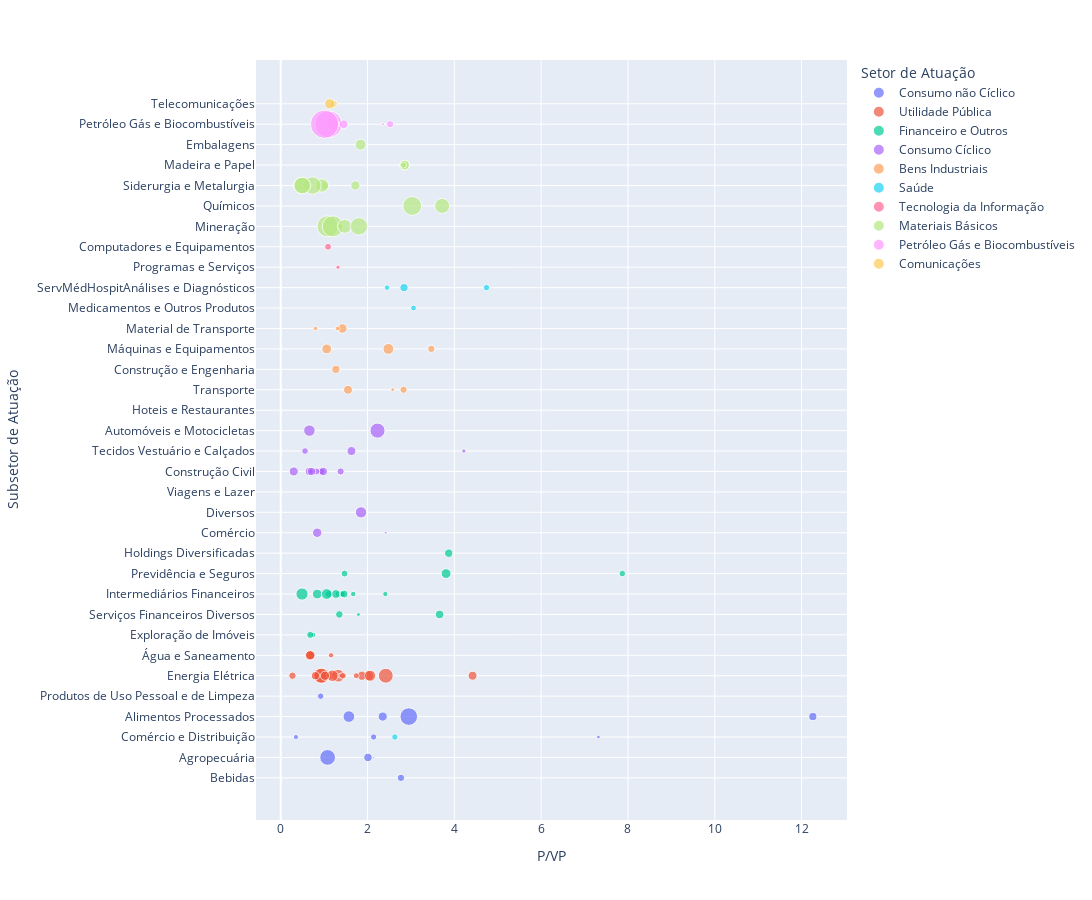

Notebook source saved alongside this figure:
### Code cell
#Indicadores fundamentalista p/ cada ativo categorizado por subsetor
filt = stocks[(stocks['VOLUME (dia)'] >=0.5e6) & (stocks['P/L']>-5) & 
                (stocks['P/L']<20) & (stocks['LPA']>0) & (stocks['P/VP']< 15)]

fig = px.scatter(filt, x="P/VP", y="Subsetor de Atuação", color="Setor de Atuação",
                 size='D.Y', hover_data=['Ativo', 'LPA', 'ROE', 'P/L', 'ROIC'], width=1300, height=900)
fig.show()

### Figure 1 — Plotly figure (JSON) as saved in the notebook; plotly's stock layout.template omitted (floating-point values rounded to 4 significant figures; data arrays with more than 128 entries replaced by an {"elided": "..."} marker saying what was removed)
{"data": [{"customdata": [["ABEV3", 0.86, 15.7, 17.67, 18.74], ["AGRO3", 7.88, 32.67, 3.3, 14.65], ["ASAI3", 1.19, 48.26, 15.16, 18.25], ["BEEF3", 1.25, 109.1, 11.24, 15.45], ["BRFS3", 1.38, 12.25, 11.27, 2.98], ["CRFB3", 1.26, 13.27, 16.09, 10.44], ["ESPA3", 0.46, 15.7, 5.83, 11.27], ["GMAT3", 0.36, 12.12, 14.77, 10.76], ["JBSS3", 10.44, 53.61, 2.92, 22.55], ["MRFG3", 9.68, 199.2, 1.48, 38.4], ["PCAR3", 7.09, 13.41, 2.62, 3.26], ["SLCE3", 7.15, 31.39, 6.39, 23.58], ["SMTO3", 4.27, 28.1, 8.38, 14.79], ["SOJA3", 1.06, 19.15, 11.18, 15.69], ["TTEN3", 0.88, 18.93, 11.38, 8.4]], "hovertemplate": "Setor de Atuação=Consumo não Cíclico<br>P/VP=%{x}<br>Subsetor de Atuação=%{y}<br>D.Y=%{marker.size}<br>Ativo=%{customdata[0]}<br>LPA=%{customdata[1]}<br>ROE=%{customdata[2]}<br>P/L=%{customdata[3]}<br>ROIC=%{customdata[4]}<extra></extra>", "legendgroup": "Consumo não Cíclico", "marker": {"color": "#636efa", "size": [3.97, 17.84, 0.96, 4.9, 0, 2.87, 3.02, 0, 9.83, 22.52, 1.91, 5.31, 6.13, 0.34, 0.15], "sizemode": "area", "sizeref": 0.1443, "symbol": "circle"}, "mode": "markers", "name": "Consumo não Cíclico", "orientation": "h", "showlegend": true, "type": "scatter", "x": [2.77, 1.08, 7.32, 12.26, 1.38, 2.14, 0.92, 1.79, 1.57, 2.95, 0.35, 2.01, 2.35, 2.14, 2.15], "xaxis": "x", "y": ["Bebidas", "Agropecuária", "Comércio e Distribuição", "Alimentos Processados", "Alimentos Processados", "Comércio e Distribuição", "Produtos de Uso Pessoal e de Limpeza", "Comércio e Distribuição", "Alimentos Processados", "Alimentos Processados", "Comércio e Distribuição", "Agropecuária", "Alimentos Processados", "Agropecuária", "Agropecuária"], "yaxis": "y"}, {"customdata": [["AESB3", 0.96, 14.43, 10.2, 1.42], ["ALUP11", 3.65, 14.7, 7.83, 13.68], ["CMIG3", 2.17, 23.15, 8.71, 17.89], ["CMIG4", 2.17, 23.15, 5.72, 17.89], ["CPFE3", 4.38, 31.08, 7.78, 17.15], ["CPLE11", 6.11, 16.24, 5.68, 12.11], ["CPLE6", 1.22, 16.24, 5.79, 12.11], ["CSMG3", 1.13, 6.1, 11.48, 6.3], ["EGIE3", 2.15, 22.15, 19.94, 17.69], ["ELET3", 2.93, 8.57, 16, 6.43], ["ELET6", 2.93, 8.57, 16.71, 6.43], ["ENBR3", 3.83, 19.77, 6.02, 14.22], ["ENGI11", 6.9, 28.09, 6.65, 13.33], ["EQTL3", 2.87, 20.51, 8.49, 10.95], ["LIGT3", 0.9, 3.87, 7.08, 2.98], ["NEOE3", 3.46, 16.5, 4.84, 11.59], ["SAPR11", 3.72, 13.83, 4.83, 10.83], ["SAPR4", 0.74, 13.83, 4.93, 10.83], ["SBSP3", 4.07, 10.75, 10.75, 6.93], ["TAEE11", 6.05, 29.13, 7.09, 19.17], ["TRPL4", 4.29, 18.13, 5.6, 15.71]], "hovertemplate": "Setor de Atuação=Utilidade Pública<br>P/VP=%{x}<br>Subsetor de Atuação=%{y}<br>D.Y=%{marker.size}<br>Ativo=%{customdata[0]}<br>LPA=%{customdata[1]}<br>ROE=%{customdata[2]}<br>P/L=%{customdata[3]}<br>ROIC=%{customdata[4]}<extra></extra>", "legendgroup": "Utilidade Pública", "marker": {"color": "#EF553B", "size": [1.1, 4.3, 7.75, 11.8, 15.96, 16.54, 16.52, 5.09, 5.82, 1.57, 3.14, 9.53, 6.21, 2.63, 4, 4.77, 6.47, 6.45, 2.15, 8.96, 6.17], "sizemode": "area", "sizeref": 0.1443, "symbol": "circle"}, "mode": "markers", "name": "Utilidade Pública", "orientation": "h", "showlegend": true, "type": "scatter", "x": [1.47, 1.15, 2.02, 1.32, 2.42, 0.92, 0.94, 0.7, 4.42, 1.37, 1.43, 1.19, 1.87, 1.74, 0.27, 0.8, 0.67, 0.68, 1.16, 2.06, 1.02], "xaxis": "x", "y": ["Energia Elétrica", "Energia Elétrica", "Energia Elétrica", "Energia Elétrica", "Energia Elétrica", "Energia Elétrica", "Energia Elétrica", "Água e Saneamento", "Energia Elétrica", "Energia Elétrica", "Energia Elétrica", "Energia Elétrica", "Energia Elétrica", "Energia Elétrica", "Energia Elétrica", "Energia Elétrica", "Água e Saneamento", "Água e Saneamento", "Água e Saneamento", "Energia Elétrica", "Energia Elétrica"], "yaxis": "y"}, {"customdata": [["ALSO3", 0.96, 3.81, 19.79, 6.43], ["B3SA3", 0.75, 20.92, 17.51, 11.6], ["BBAS3", 8.22, 15.5, 5.39, 0], ["BBDC3", 2.28, 15.53, 7.07, 0], ["BBDC4", 2.28, 15.53, 8.55, 0], ["BBSE3", 2.39, 61.62, 12.76, 0], ["BOAS3", 0.51, 12.48, 14.37, 0.25], ["BPAC11", 1.67, 15.47, 15.6, 0], ["BPAN4", 0.56, 10.23, 13.56, 0], ["BRML3", 0.57, 4.35, 15.43, 5.48], ["BRSR6", 2.19, 9.92, 4.94, 0], ["CIEL3", 0.45, 11.45, 11.81, 8.48], ["IRBR3", 0.52, 17.68, 4.41, 0], ["ITSA4", 1.55, 20.92, 6.07, 18.51], ["ITUB3", 2.73, 17.03, 8.33, 0], ["ITUB4", 2.73, 17.03, 9.78, 0], ["LOGG3", 4.05, 11.69, 5.83, 8.76], ["MODL11", 0.45, 8.09, 17.99, 0], ["PSSA3", 1.39, 9.56, 15.42, 4.32], ["SANB11", 3.98, 13.85, 7.67, 0], ["SIMH3", 0.9, 28.66, 13.49, 8.93], ["WIZS3", 0.79, 35.96, 10.59, 20.83]], "hovertemplate": "Setor de Atuação=Financeiro e Outros<br>P/VP=%{x}<br>Subsetor de Atuação=%{y}<br>D.Y=%{marker.size}<br>Ativo=%{customdata[0]}<br>LPA=%{customdata[1]}<br>ROE=%{customdata[2]}<br>P/L=%{customdata[3]}<br>ROIC=%{customdata[4]}<extra></extra>", "legendgroup": "Financeiro e Outros", "marker": {"color": "#00cc96", "size": [2.02, 5.39, 6.91, 3.74, 3.4, 3.04, 1.09, 2.03, 3.21, 0.61, 10.86, 4.23, 0, 5.62, 2.59, 2.2, 3.67, 4.62, 3.38, 8.47, 5.11, 7.05], "sizemode": "area", "sizeref": 0.1443, "symbol": "circle"}, "mode": "markers", "name": "Financeiro e Outros", "orientation": "h", "showlegend": true, "type": "scatter", "x": [0.75, 3.66, 0.84, 1.1, 1.33, 7.87, 1.79, 2.41, 1.39, 0.67, 0.49, 1.35, 0.78, 1.27, 1.42, 1.67, 0.68, 1.46, 1.47, 1.06, 3.87, 3.81], "xaxis": "x", "y": ["Exploração de Imóveis", "Serviços Financeiros Diversos", "Intermediários Financeiros", "Intermediários Financeiros", "Intermediários Financeiros", "Previdência e Seguros", "Serviços Financeiros Diversos", "Intermediários Financeiros", "Intermediários Financeiros", "Exploração de Imóveis", "Intermediários Financeiros", "Serviços Financeiros Diversos", "Previdência e Seguros", "Intermediários Financeiros", "Intermediários Financeiros", "Intermediários Financeiros", "Exploração de Imóveis", "Intermediários Financeiros", "Previdência e Seguros", "Intermediários Financeiros", "Holdings Diversificadas", "Previdência e Seguros"], "yaxis": "y"}, {"customdata": {"elided": "28x5 mixed values"}, "hovertemplate": "Setor de Atuação=Consumo Cíclico<br>P/VP=%{x}<br>Subsetor de Atuação=%{y}<br>D.Y=%{marker.size}<br>Ativo=%{customdata[0]}<br>LPA=%{customdata[1]}<br>ROE=%{customdata[2]}<br>P/L=%{customdata[3]}<br>ROIC=%{customdata[4]}<extra></extra>", "legendgroup": "Consumo Cíclico", "marker": {"color": "#ab63fa", "size": [0, 0, 0, 0, 0, 3.86, 3.74, 1.21, 3.03, 0, 5.79, 6.44, 5.94, 5.19, 16.35, 0, 0, 9.26, 3.46, 4.63, 9.47, 0.52, 0, 3.23, 0, 4.66, 1.32, 0], "sizemode": "area", "sizeref": 0.1443, "symbol": "circle"}, "mode": "markers", "name": "Consumo Cíclico", "orientation": "h", "showlegend": true, "type": "scatter", "x": [0.85, 0.77, 0.36, 0.4, 4.03, 0.92, 1.38, 0.7, 0.95, 0.25, 1.63, 0.84, 0.3, 0.98, 2.23, 0.18, 0.57, 1.85, 0.82, 0.66, 0.66, 2.42, 2.06, 0.56, 0.53, 0.71, 4.22, 0.75], "xaxis": "x", "y": ["Comércio", "Diversos", "Comércio", "Diversos", "Viagens e Lazer", "Construção Civil", "Construção Civil", "Construção Civil", "Construção Civil", "Construção Civil", "Tecidos Vestuário e Calçados", "Comércio", "Construção Civil", "Construção Civil", "Automóveis e Motocicletas", "Comércio", "Hoteis e Restaurantes", "Diversos", "Construção Civil", "Construção Civil", "Automóveis e Motocicletas", "Comércio", "Viagens e Lazer", "Tecidos Vestuário e Calçados", "Construção Civil", "Construção Civil", "Tecidos Vestuário e Calçados", "Comércio"], "yaxis": "y"}, {"customdata": [["AZUL4", 1.9, 13.26, 8.74, 13.62], ["CCRO3", 1.88, 33.06, 7.81, 16.35], ["ETER3", 3.79, 37.27, 3.4, 34.78], ["GOLL4", 1.74, 27.67, 6.28, 30.92], ["HBSA3", 0.26, 14.94, 10.3, 2.16], ["KEPL3", 3.11, 50.4, 6.89, 39.32], ["POMO4", 0.33, 10.33, 7.79, 1.55], ["RAPT4", 2.05, 25.76, 5.51, 13.11], ["ROMI3", 2.78, 20.97, 5.06, 12.61], ["STBP3", 0.44, 16.01, 17.71, 13.08], ["TASA4", 5.52, 72.2, 3.43, 48.02], ["TGMA3", 1.71, 15.95, 9.71, 13.69], ["TUPY3", 3.09, 15.23, 8.57, 10.45]], "hovertemplate": "Setor de Atuação=Bens Industriais<br>P/VP=%{x}<br>Subsetor de Atuação=%{y}<br>D.Y=%{marker.size}<br>Ativo=%{customdata[0]}<br>LPA=%{customdata[1]}<br>ROE=%{customdata[2]}<br>P/L=%{customdata[3]}<br>ROIC=%{customdata[4]}<extra></extra>", "legendgroup": "Bens Industriais", "marker": {"color": "#FFA15A", "size": [0, 1.12, 4.94, 0, 0, 3.93, 1.46, 6.4, 6.95, 3.87, 8.59, 5.85, 1.63], "sizemode": "area", "sizeref": 0.1443, "symbol": "circle"}, "mode": "markers", "name": "Bens Industriais", "orientation": "h", "showlegend": true, "type": "scatter", "x": [1.16, 2.58, 1.27, 1.74, 1.54, 3.47, 0.8, 1.42, 1.06, 2.83, 2.48, 1.55, 1.31], "xaxis": "x", "y": ["Transporte", "Transporte", "Construção e Engenharia", "Transporte", "Transporte", "Máquinas e Equipamentos", "Material de Transporte", "Material de Transporte", "Máquinas e Equipamentos", "Transporte", "Máquinas e Equipamentos", "Transporte", "Material de Transporte"], "yaxis": "y"}, {"customdata": [["BLAU3", 1.75, 18.21, 16.82, 14.01], ["FLRY3", 1.09, 19.08, 14.88, 11.14], ["HYPE3", 2.14, 13.3, 19.75, 11.78], ["ODPV3", 0.78, 38.37, 12.36, 31.72], ["PGMN3", 0.29, 5.89, 18.21, 10.23], ["QUAL3", 1.15, 24.23, 10.1, 13.29]], "hovertemplate": "Setor de Atuação=Saúde<br>P/VP=%{x}<br>Subsetor de Atuação=%{y}<br>D.Y=%{marker.size}<br>Ativo=%{customdata[0]}<br>LPA=%{customdata[1]}<br>ROE=%{customdata[2]}<br>P/L=%{customdata[3]}<br>ROIC=%{customdata[4]}<extra></extra>", "legendgroup": "Saúde", "marker": {"color": "#19d3f3", "size": [2.5, 4.96, 2.91, 2.94, 0, 2.21], "sizemode": "area", "sizeref": 0.1443, "symbol": "circle"}, "mode": "markers", "name": "Saúde", "orientation": "h", "showlegend": true, "type": "scatter", "x": [3.06, 2.84, 2.63, 4.74, 1.07, 2.45], "xaxis": "x", "y": ["Medicamentos e Outros Produtos", "ServMédHospitAnálises e Diagnósticos", "Comércio e Distribuição", "ServMédHospitAnálises e Diagnósticos", "Comércio e Distribuição", "ServMédHospitAnálises e Diagnósticos"], "yaxis": "y"}, {"customdata": [["BMOB3", 0.91, 8.08, 16.33, 5.04], ["IFCM3", 0.53, 12.02, 13.26, 3.73], ["POSI3", 1.5, 16.62, 6.58, 16.52]], "hovertemplate": "Setor de Atuação=Tecnologia da Informação<br>P/VP=%{x}<br>Subsetor de Atuação=%{y}<br>D.Y=%{marker.size}<br>Ativo=%{customdata[0]}<br>LPA=%{customdata[1]}<br>ROE=%{customdata[2]}<br>P/L=%{customdata[3]}<br>ROIC=%{customdata[4]}<extra></extra>", "legendgroup": "Tecnologia da Informação", "marker": {"color": "#FF6692", "size": [1.37, 0, 3.46], "sizemode": "area", "sizeref": 0.1443, "symbol": "circle"}, "mode": "markers", "name": "Tecnologia da Informação", "orientation": "h", "showlegend": true, "type": "scatter", "x": [1.32, 1.59, 1.09], "xaxis": "x", "y": ["Programas e Serviços", "Programas e Serviços", "Computadores e Equipamentos"], "yaxis": "y"}, {"customdata": [["BRAP3", 15.4, 78.2, 1.38, 76.8], ["BRAP4", 15.4, 78.2, 1.54, 76.8], ["BRKM5", 8.21, 69.12, 4.39, 33.61], ["CBAV3", 2.04, 22.36, 6.14, 12], ["CMIN3", 0.87, 32.21, 4.55, 31.76], ["CSNA3", 6.2, 37.59, 2.69, 21.67], ["FESA4", 12.48, 41.96, 4.1, 36.34], ["GGBR4", 9.5, 34.51, 2.75, 29.68], ["GOAU4", 5.06, 33.85, 2.16, 29.17], ["KLBN11", 3.51, 49.48, 5.78, 13.75], ["KLBN4", 0.7, 49.48, 5.75, 13.75], ["RANI3", 1.39, 34.64, 5.33, 19.31], ["SUZB3", 8.69, 49.16, 5.77, 16.41], ["UNIP6", 20.72, 81.47, 4.57, 50.24], ["USIM3", 4.83, 25.44, 1.87, 19.98], ["USIM5", 4.83, 25.44, 1.96, 19.98], ["VALE3", 21.69, 55.74, 3.23, 34.13]], "hovertemplate": "Setor de Atuação=Materiais Básicos<br>P/VP=%{x}<br>Subsetor de Atuação=%{y}<br>D.Y=%{marker.size}<br>Ativo=%{customdata[0]}<br>LPA=%{customdata[1]}<br>ROE=%{customdata[2]}<br>P/L=%{customdata[3]}<br>ROIC=%{customdata[4]}<extra></extra>", "legendgroup": "Materiais Básicos", "marker": {"color": "#B6E880", "size": [32.56, 32.24, 25.63, 2.3, 13.85, 5.24, 6.29, 12.67, 22.14, 6.84, 6.86, 8.69, 2.66, 16.34, 19.29, 20.23, 22.13], "sizemode": "area", "sizeref": 0.1443, "symbol": "circle"}, "mode": "markers", "name": "Materiais Básicos", "orientation": "h", "showlegend": true, "type": "scatter", "x": [1.08, 1.2, 3.03, 1.37, 1.47, 1.01, 1.72, 0.95, 0.73, 2.86, 2.85, 1.84, 2.83, 3.72, 0.48, 0.5, 1.8], "xaxis": "x", "y": ["Mineração", "Mineração", "Químicos", "Mineração", "Mineração", "Siderurgia e Metalurgia", "Siderurgia e Metalurgia", "Siderurgia e Metalurgia", "Siderurgia e Metalurgia", "Madeira e Papel", "Madeira e Papel", "Embalagens", "Madeira e Papel", "Químicos", "Siderurgia e Metalurgia", "Siderurgia e Metalurgia", "Mineração"], "yaxis": "y"}, {"customdata": [["CSAN3", 3.2, 38.31, 6.58, 11.39], ["ENAT3", 3.79, 25.67, 4.66, 25.67], ["PETR3", 12.38, 39.35, 2.81, 30.9], ["PETR4", 12.38, 39.35, 2.56, 30.9], ["PRIO3", 3.04, 32.87, 8.5, 22.43], ["RECV3", 2.15, 19.5, 12.08, 15.52], ["UGPA3", 1.48, 15.26, 9.51, 9.8]], "hovertemplate": "Setor de Atuação=Petróleo Gás e Biocombustíveis<br>P/VP=%{x}<br>Subsetor de Atuação=%{y}<br>D.Y=%{marker.size}<br>Ativo=%{customdata[0]}<br>LPA=%{customdata[1]}<br>ROE=%{customdata[2]}<br>P/L=%{customdata[3]}<br>ROIC=%{customdata[4]}<extra></extra>", "legendgroup": "Petróleo Gás e Biocombustíveis", "marker": {"color": "#FF97FF", "size": [3.81, 9.67, 52.6, 57.71, 0, 0.63, 5.55], "sizemode": "area", "sizeref": 0.1443, "symbol": "circle"}, "mode": "markers", "name": "Petróleo Gás e Biocombustíveis", "orientation": "h", "showlegend": true, "type": "scatter", "x": [2.52, 1.2, 1.1, 1.01, 2.79, 2.36, 1.45], "xaxis": "x", "y": ["Petróleo Gás e Biocombustíveis", "Petróleo Gás e Biocombustíveis", "Petróleo Gás e Biocombustíveis", "Petróleo Gás e Biocombustíveis", "Petróleo Gás e Biocombustíveis", "Petróleo Gás e Biocombustíveis", "Petróleo Gás e Biocombustíveis"], "yaxis": "y"}, {"customdata": [["OIBR3", 0.71, 453.1, 0.76, 17.7], ["TIMS3", 1.11, 10.63, 11.46, 8.96], ["VIVT3", 3.26, 8.04, 14.11, 7.24]], "hovertemplate": "Setor de Atuação=Comunicações<br>P/VP=%{x}<br>Subsetor de Atuação=%{y}<br>D.Y=%{marker.size}<br>Ativo=%{customdata[0]}<br>LPA=%{customdata[1]}<br>ROE=%{customdata[2]}<br>P/L=%{customdata[3]}<br>ROIC=%{customdata[4]}<extra></extra>", "legendgroup": "Comunicações", "marker": {"color": "#FECB52", "size": [0, 3.77, 7.77], "sizemode": "area", "sizeref": 0.1443, "symbol": "circle"}, "mode": "markers", "name": "Comunicações", "orientation": "h", "showlegend": true, "type": "scatter", "x": [3.44, 1.22, 1.13], "xaxis": "x", "y": ["Telecomunicações", "Telecomunicações", "Telecomunicações"], "yaxis": "y"}], "layout": {"height": 900, "legend": {"itemsizing": "constant", "title": {"text": "Setor de Atuação"}, "tracegroupgap": 0}, "margin": {"t": 60}, "width": 1300, "xaxis": {"anchor": "y", "domain": [0, 1], "title": {"text": "P/VP"}}, "yaxis": {"anchor": "x", "domain": [0, 1], "title": {"text": "Subsetor de Atuação"}}}}
